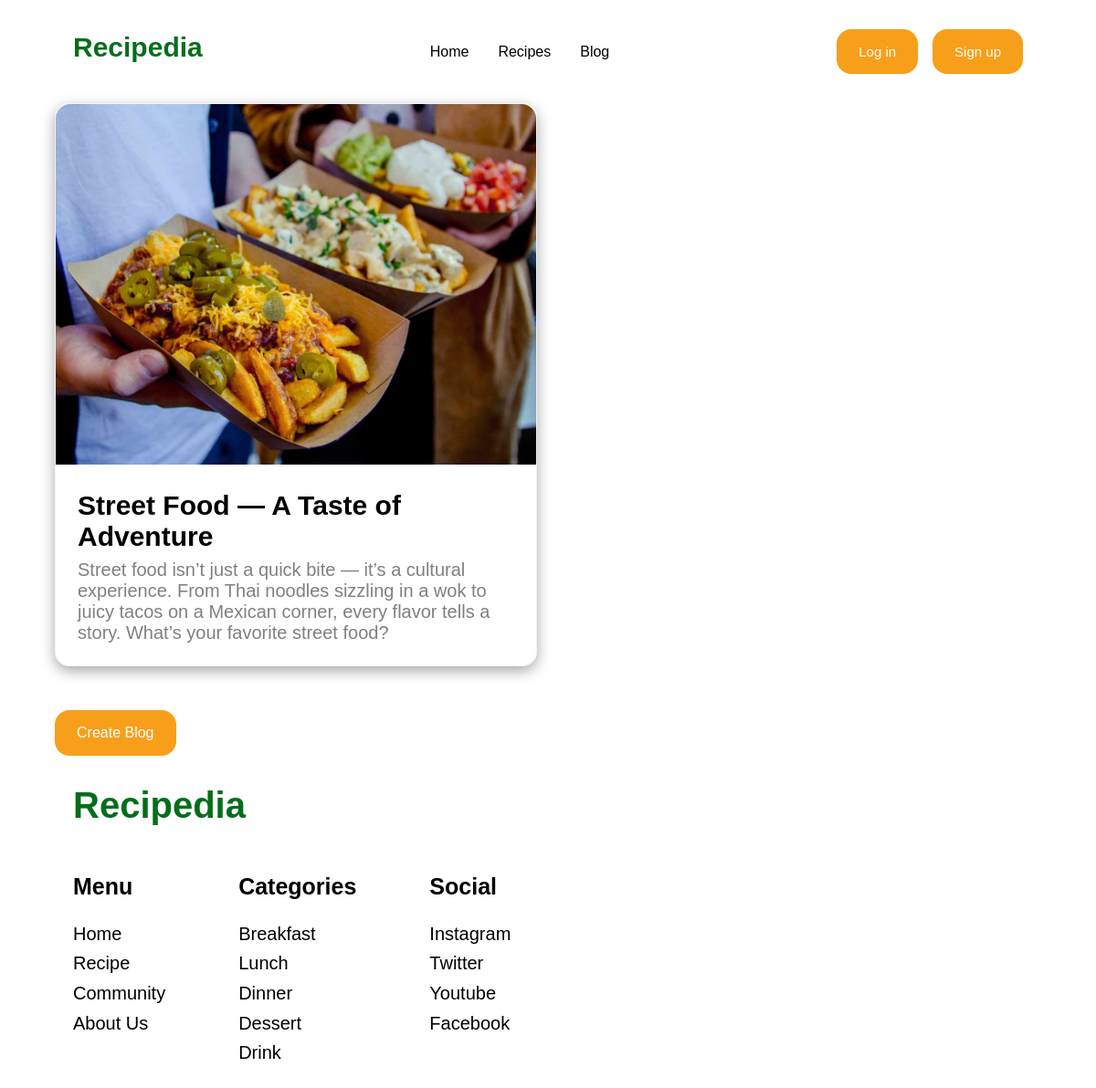
The page /blog/blog_list on the database its author committed.
### blog/models.py (models this page shows, shortened)
class Post(models.Model):
    date = models.DateTimeField(auto_now_add=True)
    title = models.TextField(max_length=100)
    description = models.TextField()
    image = models.ImageField(blank=True, default='default.png')

### blog/views.py (the view)
# urls.py: path('blog_list', views.blog_list, name='blog-list'),
def blog_list(request):
    posts = Post.objects.all()
    return render(request, 'blog.html', {'posts': posts})

### blog/templates/blog.html
{% extends 'index.html' %}
{% load static %}
{% block css %}
<link rel="stylesheet" href="{% static 'css/blog.css' %}">
{% endblock %}
{% block content %}
    <div class="blog">
        <div class="articles">
            {% for post in posts %}
            <div class="article">
                <img src="{{ post.image.url }}">
                <div class="info">
                    <h2>{{ post.title }}</h2>
                    <p>{{ post.description }}</p>
                </div>
            </div>
            {% endfor %}
        </div>
        <a href="{% url 'blog:create-blog' %}" class="btn">Create Blog</a>
    </div>
{% endblock %}

### assets/css/base.css (style rules this page uses)
* { padding: 0; margin: 0; box-sizing: border-box; font-family: 'Poppins', sans-serif; list-style: none; text-decoration: none; }
:root { --color-orange: #F79F1A; --color-green: #046E1B; --color-grey: #F1F3F7; --box-shadow: rgba(0, 0, 0, 0.35) 0px 5px 15px; --transition: box-shadow 0.3s ease }
.btn { background: var(--color-orange); padding: 1rem 1.5rem; border-radius: 1rem; color: white; width: fit-content; transition: var(--transition); display: block; margin-top: 3rem; }

### assets/css/index.css (style rules this page uses)
h2 { font-size: 40px; }

### assets/css/blog.css (style rules this page uses)
.blog { margin: 0 5%; }
.articles { display: grid; grid-template-columns: repeat(2,1fr); gap: 1.5rem; margin-top: 2rem; }
.articles .article { border-radius: 1rem; border: 1px solid var(--color-grey); box-shadow: var(--box-shadow); }
.articles .article img { width: 100%; border-top-left-radius: 1rem; border-top-right-radius: 1rem; }
.articles .article .info { padding: 1.5rem; cursor: pointer; }
.articles .article .info h2 { font-size: 30px; }
.articles .article .info p { font-size: 20px; color: grey; margin-top: 0.5rem; }

### rows shown on the page
Post: image (picture), title "Street Food — A Taste of Adventure", description "Street food isn’t just a quick bite — it’s a cultural experience. From Thai noodles sizzling in a wok to juicy tacos on a Mexican corner, every flavor tells a story. What’s your favorite street food?"
